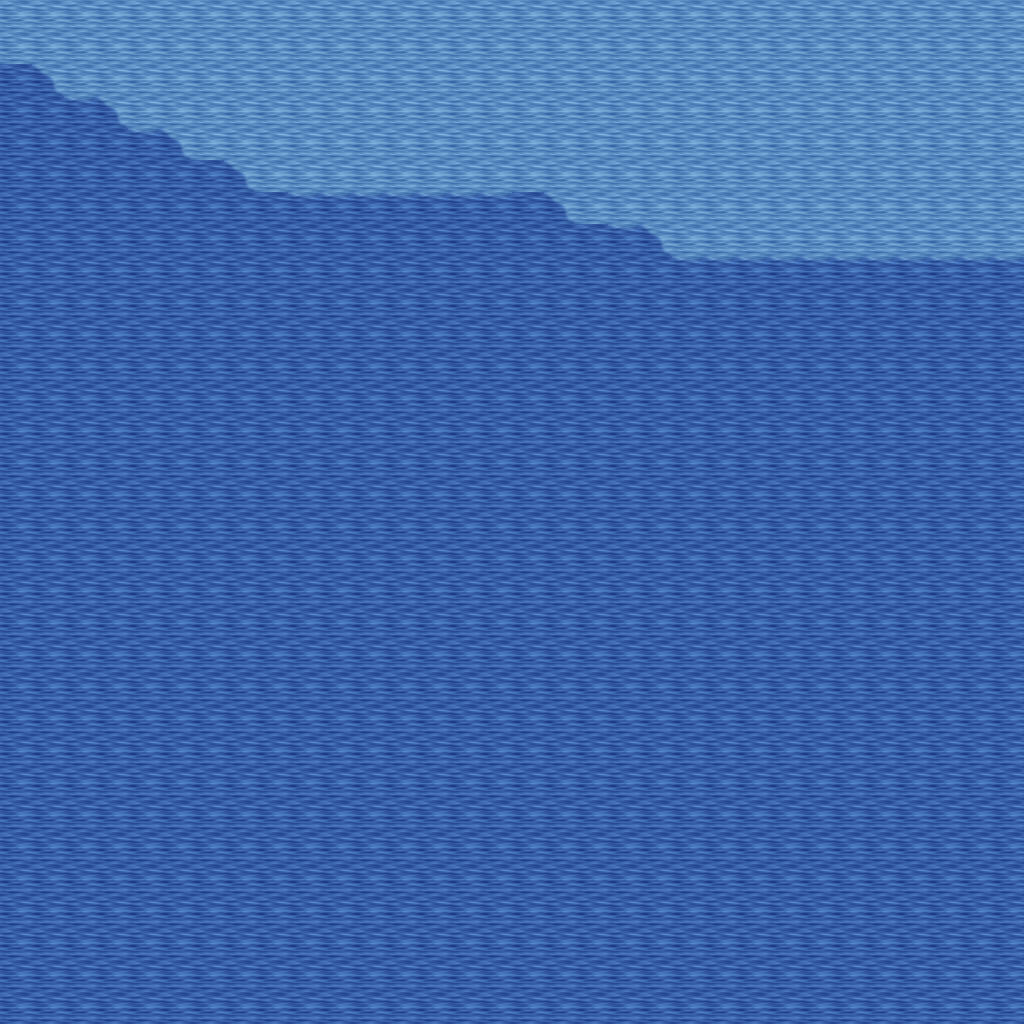

This game map was drawn from its Tiled (.tmx) file and the tilesets committed beside it. A one-line description and the trimmed map source follow:
An orthogonal 32x32 tile map with 32x32 px tiles, 5 tile layers (Ground, Objects, Objects2, Above, ...), 1 hidden layer not drawn, 13 tilesets.

<map version="1.10" tiledversion="1.11.0" orientation="orthogonal" renderorder="right-down" width="32" height="32" tilewidth="32" tileheight="32" infinite="0" nextlayerid="11" nextobjectid="1">
 <tileset firstgid="1" name="ground_ground" tilewidth="32" tileheight="32" tilecount="33" columns="3">
  <image source="../drawable/ground_ground.png" width="96" height="352" />
 </tileset>
 <tileset firstgid="34" name="ground_water_pool" tilewidth="32" tileheight="32" tilecount="72" columns="3">
  <image source="../drawable/ground_water_pool.png" width="96" height="768" />
 </tileset>
 <tileset firstgid="106" name="plant_tree_tree_darkgreen" tilewidth="32" tileheight="32" tilecount="88" columns="8">
  <image source="../drawable/plant_tree_tree_darkgreen.png" width="256" height="352" />
 </tileset>
 <tileset firstgid="194" name="ground_grass_edges" tilewidth="32" tileheight="32" tilecount="36" columns="12">
  <image source="../drawable/ground_grass_edges.png" width="384" height="96" />
 </tileset>
 <tileset firstgid="230" name="ground_grass_corners" tilewidth="32" tileheight="32" tilecount="24" columns="6">
  <image source="../drawable/ground_grass_corners.png" width="192" height="128" />
 </tileset>
 <tileset firstgid="254" name="plant_flower_daisy_white" tilewidth="32" tileheight="32" tilecount="8" columns="2">
  <image source="../drawable/plant_flower_daisy_white.png" width="64" height="128" />
 </tileset>
 <tileset firstgid="262" name="plant_grasses" tilewidth="32" tileheight="32" tilecount="6" columns="3">
  <image source="../drawable/plant_grasses.png" width="96" height="64" />
 </tileset>
 <tileset firstgid="268" name="ground_pothole" tilewidth="32" tileheight="32" tilecount="4" columns="4">
  <image source="../drawable/ground_pothole.png" width="128" height="32" />
 </tileset>
 <tileset firstgid="272" name="logic_item_resources" tilewidth="32" tileheight="32" tilecount="6" columns="6">
  <image source="../drawable/logic_item_resources.png" width="192" height="32" />
 </tileset>
 <tileset firstgid="278" name="logic_creature_elf" tilewidth="32" tileheight="32" tilecount="16" columns="8">
  <image source="../drawable/logic_creature_elf.png" width="256" height="64" />
 </tileset>
 <tileset firstgid="294" name="logic_item_mushroom" tilewidth="32" tileheight="32" tilecount="6" columns="6">
  <image source="../drawable/logic_item_mushroom.png" width="192" height="32" />
 </tileset>
 <tileset firstgid="300" name="logic_portal" tilewidth="32" tileheight="32" tilecount="24" columns="8">
  <image source="../drawable/logic_portal.png" width="256" height="96" />
 </tileset>
 <tileset firstgid="324" name="logic_collision" tilewidth="32" tileheight="32" tilecount="1" columns="1">
  <image source="../drawable/logic_collision.png" width="32" height="32" />
 </tileset>
 <layer id="1" name="Ground" width="32" height="32">
  <data>[1024 cells, 1024 non-empty, 4 distinct tile ids]</data>
 </layer>
 <layer id="2" name="Objects" width="32" height="32">
  <data>[1024 cells, 0 non-empty, 0 distinct tile ids]</data>
 </layer>
 <layer id="3" name="Objects2" width="32" height="32">
  <data>[1024 cells, 0 non-empty, 0 distinct tile ids]</data>
 </layer>
 <layer id="4" name="Above" width="32" height="32">
  <data>[1024 cells, 0 non-empty, 0 distinct tile ids]</data>
 </layer>
 <layer id="5" name="Above2" width="32" height="32">
  <data>[1024 cells, 0 non-empty, 0 distinct tile ids]</data>
 </layer>
 <layer id="6" name="Walkable" width="32" height="32" visible="0">
  <data>[1024 cells, 827 non-empty, 1 distinct tile ids]</data>
 </layer>
 <objectgroup id="7" name="Mapevents" />
 <objectgroup id="8" name="Spawn" />
 <objectgroup id="9" name="Keys" />
 <objectgroup id="10" name="Replace" />
</map>
